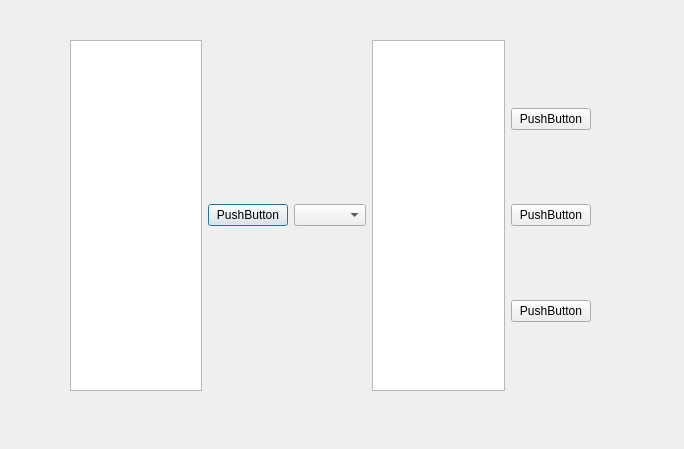
<?xml version="1.0" encoding="UTF-8"?>
<ui version="4.0">
 <class>Dialog</class>
 <widget class="QDialog" name="Dialog">
  <property name="geometry">
   <rect>
    <x>0</x>
    <y>0</y>
    <width>684</width>
    <height>449</height>
   </rect>
  </property>
  <property name="windowTitle">
   <string>Manage sequences</string>
  </property>
  <property name="layoutDirection">
   <enum>Qt::LeftToRight</enum>
  </property>
  <property name="autoFillBackground">
   <bool>false</bool>
  </property>
  <widget class="QWidget" name="horizontalWidget" native="true">
   <property name="geometry">
    <rect>
     <x>70</x>
     <y>40</y>
     <width>521</width>
     <height>351</height>
    </rect>
   </property>
   <property name="sizePolicy">
    <sizepolicy hsizetype="Expanding" vsizetype="Expanding">
     <horstretch>0</horstretch>
     <verstretch>0</verstretch>
    </sizepolicy>
   </property>
   <property name="minimumSize">
    <size>
     <width>351</width>
     <height>291</height>
    </size>
   </property>
   <property name="autoFillBackground">
    <bool>false</bool>
   </property>
   <property name="locale">
    <locale language="English" country="Canada"/>
   </property>
   <layout class="QHBoxLayout" name="horizontalLayout">
    <property name="sizeConstraint">
     <enum>QLayout::SetMaximumSize</enum>
    </property>
    <item>
     <layout class="QHBoxLayout" name="horizontalLayout_2">
      <item>
       <widget class="QListWidget" name="listWidget"/>
      </item>
      <item>
       <widget class="QPushButton" name="pushButton">
        <property name="text">
         <string>PushButton</string>
        </property>
       </widget>
      </item>
      <item>
       <widget class="QComboBox" name="comboBox"/>
      </item>
      <item>
       <widget class="QTableView" name="tableView"/>
      </item>
      <item>
       <layout class="QVBoxLayout" name="verticalLayout">
        <item>
         <widget class="QPushButton" name="pushButton_4">
          <property name="text">
           <string>PushButton</string>
          </property>
         </widget>
        </item>
        <item>
         <widget class="QPushButton" name="pushButton_2">
          <property name="text">
           <string>PushButton</string>
          </property>
         </widget>
        </item>
        <item>
         <widget class="QPushButton" name="pushButton_3">
          <property name="text">
           <string>PushButton</string>
          </property>
         </widget>
        </item>
       </layout>
      </item>
     </layout>
    </item>
   </layout>
  </widget>
 </widget>
 <resources/>
 <connections/>
</ui>
